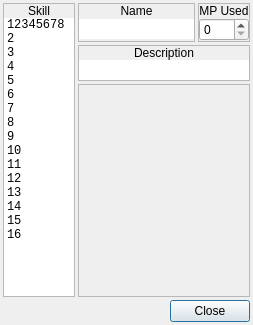
<?xml version="1.0" encoding="UTF-8"?>
<ui version="4.0">
 <class>SkillsSpellsEditor</class>
 <widget class="QDialog" name="SkillsSpellsEditor">
  <property name="geometry">
   <rect>
    <x>0</x>
    <y>0</y>
    <width>253</width>
    <height>325</height>
   </rect>
  </property>
  <property name="windowTitle">
   <string>Skills/Spells Editor</string>
  </property>
  <property name="styleSheet">
   <string notr="true">.QFrame
{
	border: 1px solid palette(text);
}

.QFrame&gt;QLabel
{
	background-color: palette(text);
	color: palette(window);
}</string>
  </property>
  <layout class="QVBoxLayout" name="verticalLayout">
   <property name="spacing">
    <number>3</number>
   </property>
   <property name="leftMargin">
    <number>3</number>
   </property>
   <property name="topMargin">
    <number>3</number>
   </property>
   <property name="rightMargin">
    <number>3</number>
   </property>
   <property name="bottomMargin">
    <number>3</number>
   </property>
   <item>
    <widget class="QWidget" name="widget_16" native="true">
     <layout class="QHBoxLayout" name="horizontalLayout_5">
      <property name="spacing">
       <number>3</number>
      </property>
      <property name="leftMargin">
       <number>0</number>
      </property>
      <property name="topMargin">
       <number>0</number>
      </property>
      <property name="rightMargin">
       <number>0</number>
      </property>
      <property name="bottomMargin">
       <number>0</number>
      </property>
      <item>
       <widget class="QFrame" name="frame_2">
        <property name="sizePolicy">
         <sizepolicy hsizetype="Fixed" vsizetype="Preferred">
          <horstretch>0</horstretch>
          <verstretch>0</verstretch>
         </sizepolicy>
        </property>
        <property name="frameShape">
         <enum>QFrame::StyledPanel</enum>
        </property>
        <property name="frameShadow">
         <enum>QFrame::Raised</enum>
        </property>
        <layout class="QVBoxLayout" name="verticalLayout_16">
         <property name="spacing">
          <number>0</number>
         </property>
         <property name="leftMargin">
          <number>0</number>
         </property>
         <property name="topMargin">
          <number>0</number>
         </property>
         <property name="rightMargin">
          <number>0</number>
         </property>
         <property name="bottomMargin">
          <number>0</number>
         </property>
         <item>
          <widget class="QLabel" name="lblSkillSpell">
           <property name="sizePolicy">
            <sizepolicy hsizetype="Preferred" vsizetype="Fixed">
             <horstretch>0</horstretch>
             <verstretch>0</verstretch>
            </sizepolicy>
           </property>
           <property name="text">
            <string>Skill</string>
           </property>
           <property name="alignment">
            <set>Qt::AlignCenter</set>
           </property>
          </widget>
         </item>
         <item>
          <widget class="QWidget" name="widget_15" native="true">
           <layout class="QVBoxLayout" name="verticalLayout_18">
            <property name="spacing">
             <number>0</number>
            </property>
            <property name="leftMargin">
             <number>0</number>
            </property>
            <property name="topMargin">
             <number>0</number>
            </property>
            <property name="rightMargin">
             <number>0</number>
            </property>
            <property name="bottomMargin">
             <number>0</number>
            </property>
            <item>
             <widget class="QListWidget" name="lstSkillsSpells">
              <property name="minimumSize">
               <size>
                <width>0</width>
                <height>272</height>
               </size>
              </property>
              <property name="maximumSize">
               <size>
                <width>70</width>
                <height>16777215</height>
               </size>
              </property>
              <property name="font">
               <font>
                <family>Monospace</family>
               </font>
              </property>
              <property name="frameShape">
               <enum>QFrame::NoFrame</enum>
              </property>
              <property name="verticalScrollBarPolicy">
               <enum>Qt::ScrollBarAlwaysOff</enum>
              </property>
              <property name="horizontalScrollBarPolicy">
               <enum>Qt::ScrollBarAlwaysOff</enum>
              </property>
              <property name="verticalScrollMode">
               <enum>QAbstractItemView::ScrollPerPixel</enum>
              </property>
              <property name="horizontalScrollMode">
               <enum>QAbstractItemView::ScrollPerPixel</enum>
              </property>
              <item>
               <property name="text">
                <string>12345678</string>
               </property>
              </item>
              <item>
               <property name="text">
                <string>2</string>
               </property>
              </item>
              <item>
               <property name="text">
                <string>3</string>
               </property>
              </item>
              <item>
               <property name="text">
                <string>4</string>
               </property>
              </item>
              <item>
               <property name="text">
                <string>5</string>
               </property>
              </item>
              <item>
               <property name="text">
                <string>6</string>
               </property>
              </item>
              <item>
               <property name="text">
                <string>7</string>
               </property>
              </item>
              <item>
               <property name="text">
                <string>8</string>
               </property>
              </item>
              <item>
               <property name="text">
                <string>9</string>
               </property>
              </item>
              <item>
               <property name="text">
                <string>10</string>
               </property>
              </item>
              <item>
               <property name="text">
                <string>11</string>
               </property>
              </item>
              <item>
               <property name="text">
                <string>12</string>
               </property>
              </item>
              <item>
               <property name="text">
                <string>13</string>
               </property>
              </item>
              <item>
               <property name="text">
                <string>14</string>
               </property>
              </item>
              <item>
               <property name="text">
                <string>15</string>
               </property>
              </item>
              <item>
               <property name="text">
                <string>16</string>
               </property>
              </item>
             </widget>
            </item>
           </layout>
          </widget>
         </item>
        </layout>
       </widget>
      </item>
      <item>
       <widget class="QWidget" name="widget_17" native="true">
        <layout class="QVBoxLayout" name="verticalLayout_19">
         <property name="spacing">
          <number>3</number>
         </property>
         <property name="leftMargin">
          <number>0</number>
         </property>
         <property name="topMargin">
          <number>0</number>
         </property>
         <property name="rightMargin">
          <number>0</number>
         </property>
         <property name="bottomMargin">
          <number>0</number>
         </property>
         <item>
          <widget class="QWidget" name="widget_18" native="true">
           <property name="sizePolicy">
            <sizepolicy hsizetype="Preferred" vsizetype="Fixed">
             <horstretch>0</horstretch>
             <verstretch>0</verstretch>
            </sizepolicy>
           </property>
           <layout class="QHBoxLayout" name="horizontalLayout_14">
            <property name="spacing">
             <number>3</number>
            </property>
            <property name="leftMargin">
             <number>0</number>
            </property>
            <property name="topMargin">
             <number>0</number>
            </property>
            <property name="rightMargin">
             <number>0</number>
            </property>
            <property name="bottomMargin">
             <number>0</number>
            </property>
            <item>
             <widget class="QFrame" name="frame_16">
              <property name="frameShape">
               <enum>QFrame::StyledPanel</enum>
              </property>
              <property name="frameShadow">
               <enum>QFrame::Raised</enum>
              </property>
              <layout class="QVBoxLayout" name="verticalLayout_20">
               <property name="spacing">
                <number>0</number>
               </property>
               <property name="leftMargin">
                <number>0</number>
               </property>
               <property name="topMargin">
                <number>0</number>
               </property>
               <property name="rightMargin">
                <number>0</number>
               </property>
               <property name="bottomMargin">
                <number>0</number>
               </property>
               <item>
                <widget class="QLabel" name="label_14">
                 <property name="sizePolicy">
                  <sizepolicy hsizetype="Preferred" vsizetype="Fixed">
                   <horstretch>0</horstretch>
                   <verstretch>0</verstretch>
                  </sizepolicy>
                 </property>
                 <property name="text">
                  <string>Name</string>
                 </property>
                 <property name="alignment">
                  <set>Qt::AlignCenter</set>
                 </property>
                </widget>
               </item>
               <item>
                <widget class="QWidget" name="widget_19" native="true">
                 <layout class="QHBoxLayout" name="horizontalLayout_15">
                  <property name="spacing">
                   <number>0</number>
                  </property>
                  <property name="leftMargin">
                   <number>0</number>
                  </property>
                  <property name="topMargin">
                   <number>0</number>
                  </property>
                  <property name="rightMargin">
                   <number>0</number>
                  </property>
                  <property name="bottomMargin">
                   <number>0</number>
                  </property>
                  <item>
                   <widget class="QLineEdit" name="leName">
                    <property name="text">
                     <string/>
                    </property>
                    <property name="maxLength">
                     <number>8</number>
                    </property>
                    <property name="frame">
                     <bool>false</bool>
                    </property>
                   </widget>
                  </item>
                 </layout>
                </widget>
               </item>
              </layout>
             </widget>
            </item>
            <item>
             <widget class="QFrame" name="frame_17">
              <property name="frameShape">
               <enum>QFrame::StyledPanel</enum>
              </property>
              <property name="frameShadow">
               <enum>QFrame::Raised</enum>
              </property>
              <layout class="QVBoxLayout" name="verticalLayout_21">
               <property name="spacing">
                <number>0</number>
               </property>
               <property name="leftMargin">
                <number>0</number>
               </property>
               <property name="topMargin">
                <number>0</number>
               </property>
               <property name="rightMargin">
                <number>0</number>
               </property>
               <property name="bottomMargin">
                <number>0</number>
               </property>
               <item>
                <widget class="QLabel" name="label_15">
                 <property name="sizePolicy">
                  <sizepolicy hsizetype="Preferred" vsizetype="Fixed">
                   <horstretch>0</horstretch>
                   <verstretch>0</verstretch>
                  </sizepolicy>
                 </property>
                 <property name="text">
                  <string>MP Used</string>
                 </property>
                 <property name="alignment">
                  <set>Qt::AlignCenter</set>
                 </property>
                </widget>
               </item>
               <item>
                <widget class="QWidget" name="widget_20" native="true">
                 <layout class="QHBoxLayout" name="horizontalLayout_16">
                  <property name="spacing">
                   <number>0</number>
                  </property>
                  <property name="leftMargin">
                   <number>0</number>
                  </property>
                  <property name="topMargin">
                   <number>0</number>
                  </property>
                  <property name="rightMargin">
                   <number>0</number>
                  </property>
                  <property name="bottomMargin">
                   <number>0</number>
                  </property>
                  <item>
                   <widget class="QSpinBox" name="numMP">
                    <property name="maximum">
                     <number>255</number>
                    </property>
                   </widget>
                  </item>
                 </layout>
                </widget>
               </item>
              </layout>
             </widget>
            </item>
           </layout>
          </widget>
         </item>
         <item>
          <widget class="QFrame" name="frame_18">
           <property name="sizePolicy">
            <sizepolicy hsizetype="Preferred" vsizetype="Fixed">
             <horstretch>0</horstretch>
             <verstretch>0</verstretch>
            </sizepolicy>
           </property>
           <property name="frameShape">
            <enum>QFrame::StyledPanel</enum>
           </property>
           <property name="frameShadow">
            <enum>QFrame::Raised</enum>
           </property>
           <layout class="QVBoxLayout" name="verticalLayout_22">
            <property name="spacing">
             <number>0</number>
            </property>
            <property name="leftMargin">
             <number>0</number>
            </property>
            <property name="topMargin">
             <number>0</number>
            </property>
            <property name="rightMargin">
             <number>0</number>
            </property>
            <property name="bottomMargin">
             <number>0</number>
            </property>
            <item>
             <widget class="QLabel" name="label_16">
              <property name="sizePolicy">
               <sizepolicy hsizetype="Preferred" vsizetype="Fixed">
                <horstretch>0</horstretch>
                <verstretch>0</verstretch>
               </sizepolicy>
              </property>
              <property name="text">
               <string>Description</string>
              </property>
              <property name="alignment">
               <set>Qt::AlignCenter</set>
              </property>
             </widget>
            </item>
            <item>
             <widget class="QWidget" name="widget_21" native="true">
              <layout class="QHBoxLayout" name="horizontalLayout_17">
               <property name="spacing">
                <number>0</number>
               </property>
               <property name="leftMargin">
                <number>0</number>
               </property>
               <property name="topMargin">
                <number>0</number>
               </property>
               <property name="rightMargin">
                <number>0</number>
               </property>
               <property name="bottomMargin">
                <number>0</number>
               </property>
               <item>
                <widget class="QLineEdit" name="leDescription">
                 <property name="minimumSize">
                  <size>
                   <width>170</width>
                   <height>0</height>
                  </size>
                 </property>
                 <property name="text">
                  <string/>
                 </property>
                 <property name="maxLength">
                  <number>24</number>
                 </property>
                 <property name="frame">
                  <bool>false</bool>
                 </property>
                </widget>
               </item>
              </layout>
             </widget>
            </item>
           </layout>
          </widget>
         </item>
         <item>
          <widget class="QFrame" name="frame_28">
           <property name="frameShape">
            <enum>QFrame::StyledPanel</enum>
           </property>
           <property name="frameShadow">
            <enum>QFrame::Raised</enum>
           </property>
          </widget>
         </item>
        </layout>
       </widget>
      </item>
     </layout>
    </widget>
   </item>
   <item>
    <widget class="QDialogButtonBox" name="buttonBox">
     <property name="orientation">
      <enum>Qt::Horizontal</enum>
     </property>
     <property name="standardButtons">
      <set>QDialogButtonBox::Close</set>
     </property>
    </widget>
   </item>
  </layout>
 </widget>
 <resources>
  <include location="icons.qrc"/>
 </resources>
 <connections>
  <connection>
   <sender>buttonBox</sender>
   <signal>accepted()</signal>
   <receiver>SkillsSpellsEditor</receiver>
   <slot>accept()</slot>
   <hints>
    <hint type="sourcelabel">
     <x>248</x>
     <y>254</y>
    </hint>
    <hint type="destinationlabel">
     <x>157</x>
     <y>274</y>
    </hint>
   </hints>
  </connection>
  <connection>
   <sender>buttonBox</sender>
   <signal>rejected()</signal>
   <receiver>SkillsSpellsEditor</receiver>
   <slot>reject()</slot>
   <hints>
    <hint type="sourcelabel">
     <x>316</x>
     <y>260</y>
    </hint>
    <hint type="destinationlabel">
     <x>286</x>
     <y>274</y>
    </hint>
   </hints>
  </connection>
 </connections>
</ui>
